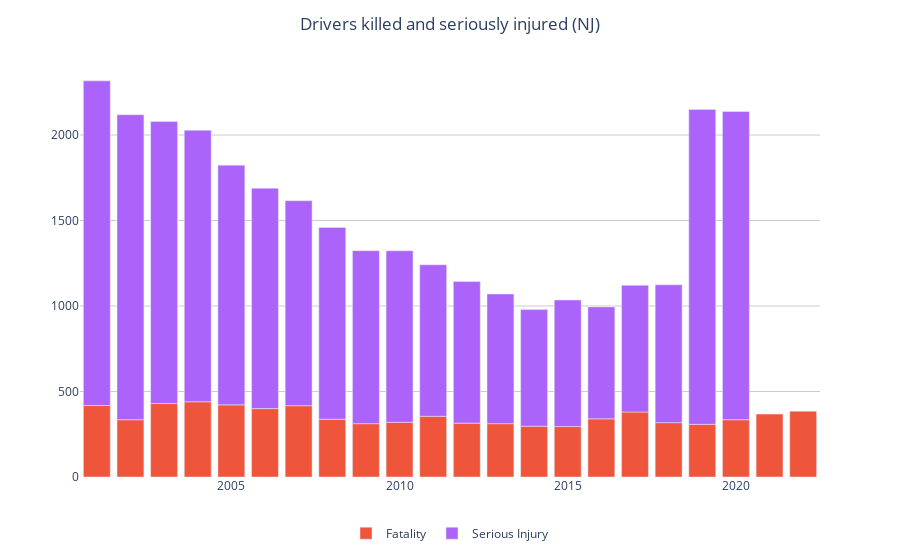

The notebook cell this image was saved under:
### Code cell
ksiy_plot(adi, 'Drivers killed and seriously injured (NJ)', 'driver-injuries')

### Figure 1 — Plotly figure (JSON) as saved in the notebook; plotly's stock layout.template omitted (floating-point values rounded to 4 significant figures)
{"data": [{"alignmentgroup": "True", "hovertemplate": "%{y:,d}", "legendgroup": "Fatality", "marker": {"color": "#EF553B", "pattern": {"shape": ""}}, "name": "Fatality", "offsetgroup": "Fatality", "orientation": "v", "showlegend": true, "textposition": "auto", "type": "bar", "x": [2001, 2002, 2003, 2004, 2005, 2006, 2007, 2008, 2009, 2010, 2011, 2012, 2013, 2014, 2015, 2016, 2017, 2018, 2019, 2020, 2021, 2022], "xaxis": "x", "y": [418, 335, 430, 440, 422, 400, 417, 338, 312, 320, 355, 315, 312, 297, 295, 340, 380, 318, 308, 335, 368, 385], "yaxis": "y"}, {"alignmentgroup": "True", "hovertemplate": "%{y:,d}", "legendgroup": "Serious Injury", "marker": {"color": "#AB63FA", "pattern": {"shape": ""}}, "name": "Serious Injury", "offsetgroup": "Serious Injury", "orientation": "v", "showlegend": true, "textposition": "auto", "type": "bar", "x": [2001, 2002, 2003, 2004, 2005, 2006, 2007, 2008, 2009, 2010, 2011, 2012, 2013, 2014, 2015, 2016, 2017, 2018, 2019, 2020, 2021, 2022], "xaxis": "x", "y": [1899, 1784, 1649, 1588, 1402, 1289, 1199, 1122, 1012, 1003, 886, 828, 758, 682, 740, 655, 741, 806, 1842, 1803, null, null], "yaxis": "y"}], "layout": {"barmode": "relative", "hovermode": "x", "legend": {"orientation": "h", "title": {"text": ""}, "tracegroupgap": 0, "x": 0.5, "xanchor": "center"}, "margin": {"t": 60}, "plot_bgcolor": "white", "title": {"text": "Drivers killed and seriously injured (NJ)", "x": 0.5}, "xaxis": {"anchor": "y", "domain": [0, 1], "title": {"text": ""}}, "yaxis": {"anchor": "x", "domain": [0, 1], "gridcolor": "#ccc", "title": {"text": ""}}}}
